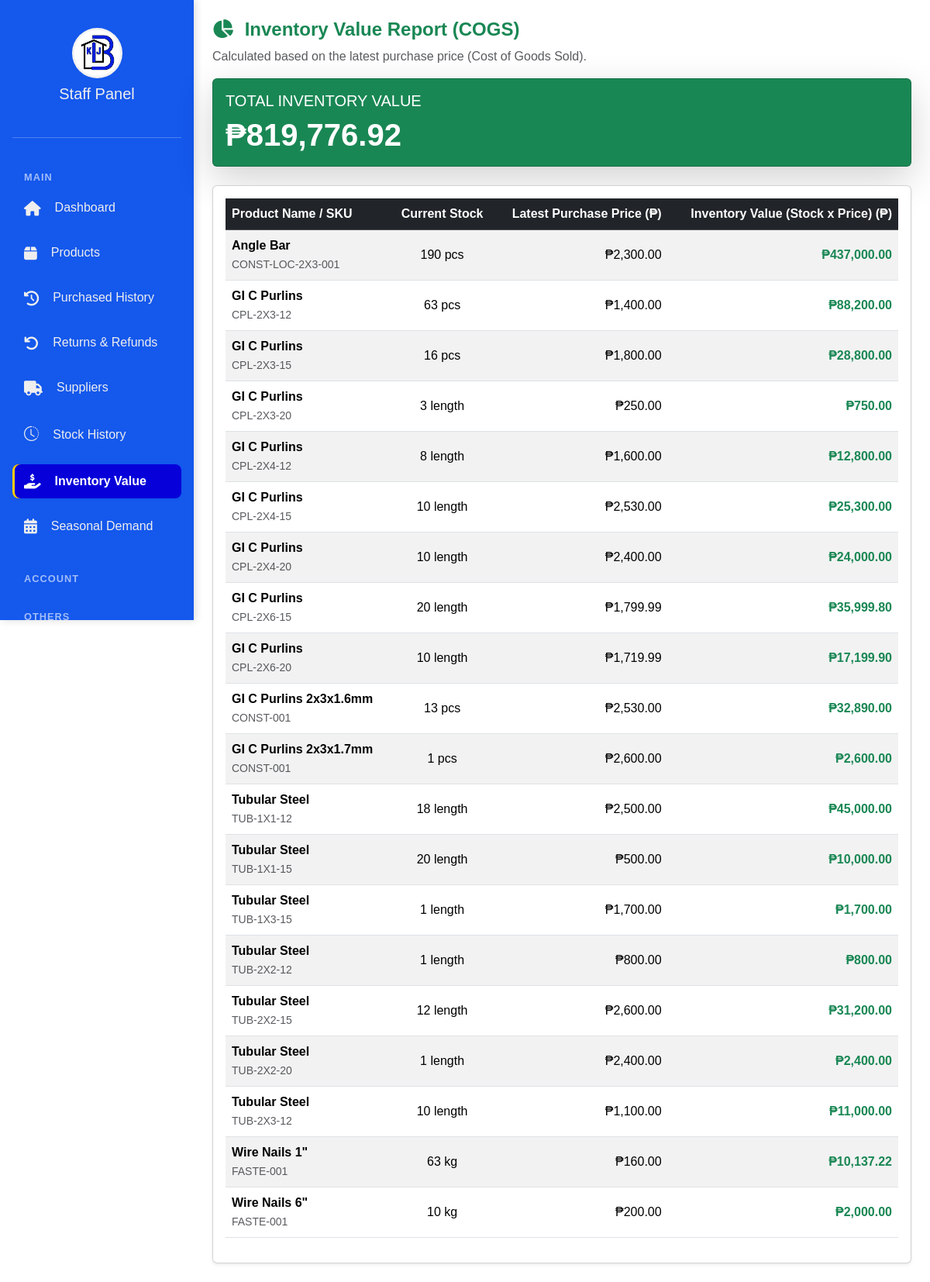
The page /inventory_value_report.php (signed in) on the database its author committed.
### tables this page shows
CREATE TABLE `products` (
  `product_id` int(11) NOT NULL,
  `product_name` varchar(255) NOT NULL,
  `brand` varchar(255) DEFAULT NULL,
  `variation` varchar(255) DEFAULT NULL,
  `category_id` int(11) NOT NULL,
  `subcategory_id` int(11) DEFAULT NULL,
  `unit` varchar(50) DEFAULT NULL,
  `supplier_price` decimal(10,2) DEFAULT 0.00,
  `selling_price` decimal(10,2) DEFAULT 0.00,
  `stock` decimal(10,4) DEFAULT NULL,
  `reorder_level` decimal(10,4) DEFAULT NULL,
  `image_path` varchar(255) DEFAULT NULL,
  `description` text DEFAULT NULL,
  `sku` varchar(255) NOT NULL,
  `created_at` timestamp NOT NULL DEFAULT current_timestamp(),
  `created_by` varchar(100) DEFAULT NULL,
  `last_updated_by` varchar(100) DEFAULT NULL,
  `is_archived` tinyint(1) NOT NULL DEFAULT 0,
  `expiring` tinyint(1) NOT NULL DEFAULT 0
);

### inventory_value_report.php (the view, shortened to what this page needs)
<?php
include 'project.php';
$total_inventory_value = 0;
$query = "
    SELECT
        p.product_id,
        p.product_name,
        p.stock,
        p.unit,
        p.sku,
        (
            SELECT sh.supplier_price
            FROM stock_history sh
            WHERE sh.product_id = p.product_id
              AND sh.movement_type = 'IN'
            ORDER BY sh.created_at DESC
            LIMIT 1
        ) AS latest_cost
    FROM products p
    WHERE p.stock > 0
    ORDER BY p.product_name ASC
";
$result = $conn->query($query);
$inventory_data = $result->fetch_all(MYSQLI_ASSOC);
$report_items = [];
foreach ($inventory_data as $item) {
    $cost = $item['latest_cost'] ?? 0;
    $item_value = $item['stock'] * $cost;
    $total_inventory_value += $item_value;
    $report_items[] = [
        'product_name' => $item['product_name'],
        'stock' => $item['stock'],
        'unit' => $item['unit'],
        'latest_cost' => $cost,
        'item_value' => $item_value,
        'sku' => $item['sku']
    ];
}
?>
<!DOCTYPE html>
<html lang="en">
<head>
    <link href="https://cdn.jsdelivr.net/npm/bootstrap@5.3.3/dist/css/bootstrap.min.css" rel="stylesheet">
    <link rel="stylesheet" href="https://cdnjs.cloudflare.com/ajax/libs/font-awesome/6.4.0/css/all.min.css">
    <link rel="stylesheet" href="https://cdn.jsdelivr.net/npm/bootstrap-icons/font/bootstrap-icons.css">
    <link rel="stylesheet" href="css/user.css">
</head>
<body>
<div class="d-flex">
    <div class="sidebar flex-column p-3" id="sidebar">
        <div class="sidebar-logo text-center">
            <img src="images/logo.png" alt="Staff Logo">
            <h5 class="mt-2">Staff Panel</h5>
        </div>
        <hr class="text-white">
        <ul class="nav flex-column">
            <li class="sidebar-title">Main</li>
            <li class="nav-item mb-2"><a class="nav-link " href="staff_dashboard.php"><i class="fa fa-home me-2"></i> Dashboard</a></li>
            <li class="nav-item mb-2"><a class="nav-link" href="staff_products.php"><i class="fa-solid fa-box me-2"></i> Products</a></li>
            <li class="nav-item mb-2"><a class="nav-link" href="purchased_history.php"><i class="fa fa-history me-2"></i> Purchased History</a></li>
            <li class="nav-item mb-2"><a class="nav-link " href="staff_returns.php"><i class="fa fa-undo me-2"></i> Returns & Refunds</a></li>
            <li class="nav-item mb-2"><a class="nav-link" href="staff_supplier.php"><i class="fa fa-truck me-2"></i> Suppliers</a></li>
            <li class="nav-item mb-2"><a class="nav-link" href="staff_stock_history.php"><i class="bi bi-clock-history me-2"></i> Stock History</a></li>
            <li class="nav-item mb-2"><a class="nav-link active" href="inventory_value_report.php"><i class="fa fa-hand-holding-dollar me-2"></i> Inventory Value</a></li>
            <li class="nav-item mb-2"><a class="nav-link " href="seasonal_demand_report.php"><i class="fa fa-calendar-alt me-2"></i> Seasonal Demand</a></li>
            <li class="sidebar-title">Account</li>
            <li class="sidebar-title">Others</li>
        </ul>
    </div>
    <div class="content flex-grow-1 p-4">
        <h4 class="fw-bold text-success"><i class="fa fa-chart-pie me-2"></i> Inventory Value Report (COGS)</h4>
        <p class="text-muted">Calculated based on the latest purchase price (Cost of Goods Sold).</p>
        <div class="card bg-success text-white shadow-lg mb-4">
            <div class="card-body">
                <h5 class="card-title text-uppercase">Total Inventory Value</h5>
                <h1 class="card-text fw-bold">₱<?= number_format($total_inventory_value, 2) ?></h1>
            </div>
        </div>
        <div class="card shadow-sm">
            <div class="card-body table-responsive">
                <table class="table table-striped align-middle">
                    <thead class="table-dark">
                        <tr>
                            <th>Product Name / SKU</th>
                            <th class="text-center">Current Stock</th>
                            <th class="text-end">Latest Purchase Price (₱)</th>
                            <th class="text-end">Inventory Value (Stock x Price) (₱)</th>
                        </tr>
                    </thead>
                    <tbody>
                        <?php if (!empty($report_items)): ?>
                            <?php foreach ($report_items as $item): ?>
                                <tr>
                                    <td>
                                        <strong><?= htmlspecialchars($item['product_name']) ?></strong><br>
                                        <small class="text-muted"><?= htmlspecialchars($item['sku'] ?? 'N/A') ?></small>
                                    </td>
                                    <td class="text-center"><?= number_format($item['stock']) ?> <?= htmlspecialchars($item['unit'] ?? '') ?></td>
                                    <td class="text-end">₱<?= number_format($item['latest_cost'], 2) ?></td>
                                    <td class="text-end fw-bold text-success">₱<?= number_format($item['item_value'], 2) ?></td>
                                </tr>
                            <?php endforeach; ?>
                        <?php else: ?>
                            <tr><td colspan="4" class="text-center text-muted py-3">No active stock to value.</td></tr>
                        <?php endif; ?>
                    </tbody>
                </table>
            </div>
        </div>
    </div>
</div>
</body>
</html>

### css/user.css (style rules this page uses)
:root { --primary-color: #1458ec; --secondary-color: #eeeeee; --hover-color: rgba(255,255,255,0.15); }
body { margin: 0; font-family: Arial, sans-serif; }
.sidebar { position: fixed; top: 0; left: 0; width: 250px; height: 100vh; background-color: var(--primary-color); color: var(--secondary-color); padding-top: 10px; box-shadow: 2px 0 10px rgba(0,0,0,0.15); transition: left 0.3s ease-in-out; overflow-y: auto; scrollbar-width: none; }
.sidebar-title { font-size: 0.8rem; text-transform: uppercase; font-weight: bold; color: rgba(255, 255, 255, 0.6); padding: 10px 15px 5px 15px; margin-top: 15px; letter-spacing: 1px; }
.sidebar-logo { text-align: center; padding: 20px 10px; }
.sidebar-logo img { width: 65px; height: 65px; border-radius: 50%; transition: transform 0.3s ease; }
.sidebar .nav-link { color: var(--secondary-color); padding: 10px 15px; border-radius: 8px; margin: 3px 0; display: flex; align-items: center; gap: 10px; transition: all 0.25s ease-in-out; }
.sidebar .nav-link.active { background-color: #0700d9; color: #ffffff; font-weight: bold; box-shadow: inset 3px 0px 0px #ffcc00; }
.sidebar .nav-link i { font-size: 1.2rem; transition: transform 0.25s ease; }
.content { margin-left: 250px; padding: 20px; transition: margin-left 0.3s ease; }

### rows shown on the page
products: product_name "Angle Bar", sku "CONST-LOC-2X3-001", stock "190", unit "pcs", latest_cost "2,300.00", item_value "437,000.00"
products: product_name "GI C Purlins", sku "CPL-2X3-12", stock "63", unit "pcs", latest_cost "1,400.00", item_value "88,200.00"
products: product_name "GI C Purlins", sku "CPL-2X3-15", stock "16", unit "pcs", latest_cost "1,800.00", item_value "28,800.00"
products: product_name "GI C Purlins", sku "CPL-2X3-20", stock "3", unit "length", latest_cost "250.00", item_value "750.00"
products: product_name "GI C Purlins", sku "CPL-2X4-12", stock "8", unit "length", latest_cost "1,600.00", item_value "12,800.00"
products: product_name "GI C Purlins", sku "CPL-2X4-15", stock "10", unit "length", latest_cost "2,530.00", item_value "25,300.00"
products: product_name "GI C Purlins", sku "CPL-2X4-20", stock "10", unit "length", latest_cost "2,400.00", item_value "24,000.00"
products: product_name "GI C Purlins", sku "CPL-2X6-15", stock "20", unit "length", latest_cost "1,799.99", item_value "35,999.80"
products: product_name "GI C Purlins", sku "CPL-2X6-20", stock "10", unit "length", latest_cost "1,719.99", item_value "17,199.90"
products: product_name "GI C Purlins 2x3x1.6mm", sku "CONST-001", stock "13", unit "pcs", latest_cost "2,530.00", item_value "32,890.00"
products: product_name "GI C Purlins 2x3x1.7mm", sku "CONST-001", stock "1", unit "pcs", latest_cost "2,600.00", item_value "2,600.00"
products: product_name "Tubular Steel", sku "TUB-1X1-12", stock "18", unit "length", latest_cost "2,500.00", item_value "45,000.00"
products: product_name "Tubular Steel", sku "TUB-1X1-15", stock "20", unit "length", latest_cost "500.00", item_value "10,000.00"
products: product_name "Tubular Steel", sku "TUB-1X3-15", stock "1", unit "length", latest_cost "1,700.00", item_value "1,700.00"
products: product_name "Tubular Steel", sku "TUB-2X2-12", stock "1", unit "length", latest_cost "800.00", item_value "800.00"
products: product_name "Tubular Steel", sku "TUB-2X2-15", stock "12", unit "length", latest_cost "2,600.00", item_value "31,200.00"
products: product_name "Tubular Steel", sku "TUB-2X2-20", stock "1", unit "length", latest_cost "2,400.00", item_value "2,400.00"
products: product_name "Tubular Steel", sku "TUB-2X3-12", stock "10", unit "length", latest_cost "1,100.00", item_value "11,000.00"
products: product_name "Wire Nails 1\"", sku "FASTE-001", stock "63", unit "kg", latest_cost "160.00", item_value "10,137.22"
products: product_name "Wire Nails 6\"", sku "FASTE-001", stock "10", unit "kg", latest_cost "200.00", item_value "2,000.00"

### other values the page prints
$total_inventory_value "819,776.92"
